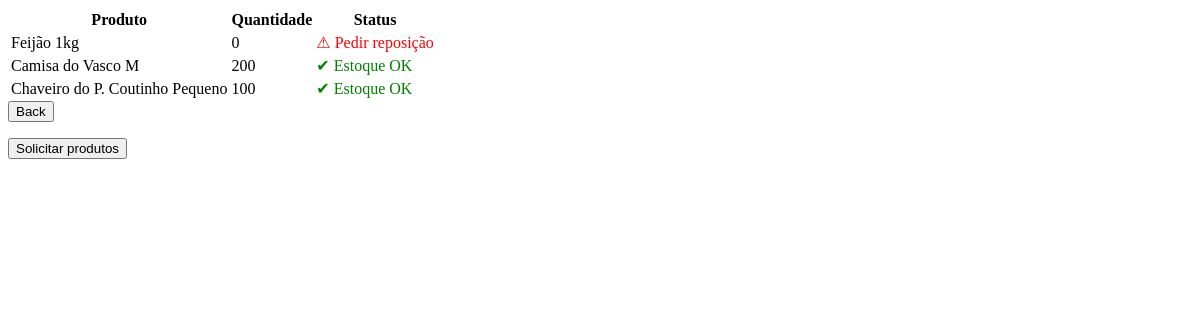
Page /estoque on the earlier database version.
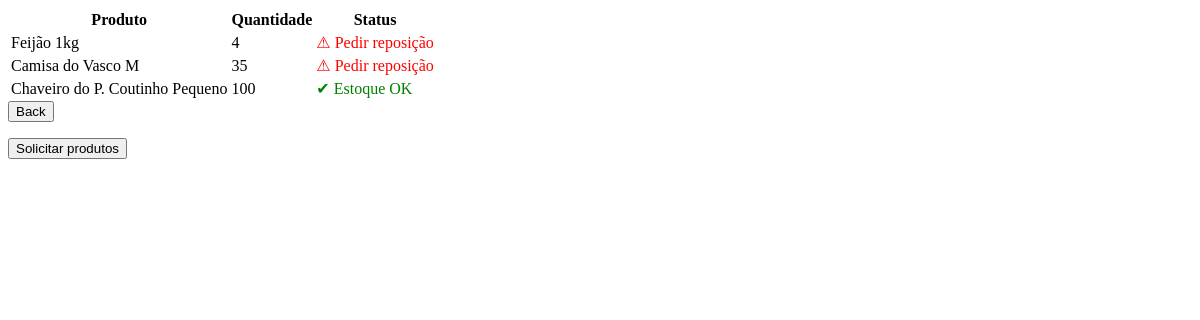
Same page on the later database version.
### tables this page shows
CREATE TABLE produtos (
    id INTEGER PRIMARY KEY AUTOINCREMENT,
    nome TEXT NOT NULL,
    codigo TEXT UNIQUE NOT NULL,
    categoria TEXT,
    quantidade INTEGER NOT NULL DEFAULT 0,
    estoque_minimo INTEGER NOT NULL,
    preco_custo REAL,
    preco_venda REAL
);

### app.py (the view)
@app.route("/estoque")
def estoque():
    conn = sqlite3.connect("estoque.db")
    cursor = conn.cursor()
    cursor.execute("SELECT id, nome, quantidade, estoque_minimo FROM produtos")
    produtos = cursor.fetchall()
    conn.close()
    return render_template("estoque.html", produtos=produtos)

### templates/estoque.html
<table>
  <tr>
    <th>Produto</th>
    <th>Quantidade</th>
    <th>Status</th>
  </tr>
  {% for p in produtos %}
  <tr>
    <td>{{ p[1] }}</td>
    <td>{{ p[2] }}</td>
    {% if p[2] <= p[3] %} <td style="color:red;">⚠ Pedir reposição</td>
      {% else %}
      <td style="color:green;">✔ Estoque OK</td>
      {% endif %}
  </tr>
  {% endfor %}
</table>
<body>
  <form action="{{ url_for('adicionar_produto') }}" class="back-bar">
    <div class="container">
      <button type="submit"> Back </button>
    </div>
  </form>
  <form action="{{ url_for('pedir_prod') }}" class="top-bar">
    <div class="container">
      <button type="submit"> Solicitar produtos </button>
    </div>
  </form>
</body>

Differences in the rows shown:
changed produtos "Feijão 1kg": quantidade "0" → "4"
changed produtos "Camisa do Vasco M": quantidade "200" → "35"; quantidade "✔ Estoque OK" → "⚠ Pedir reposição"
